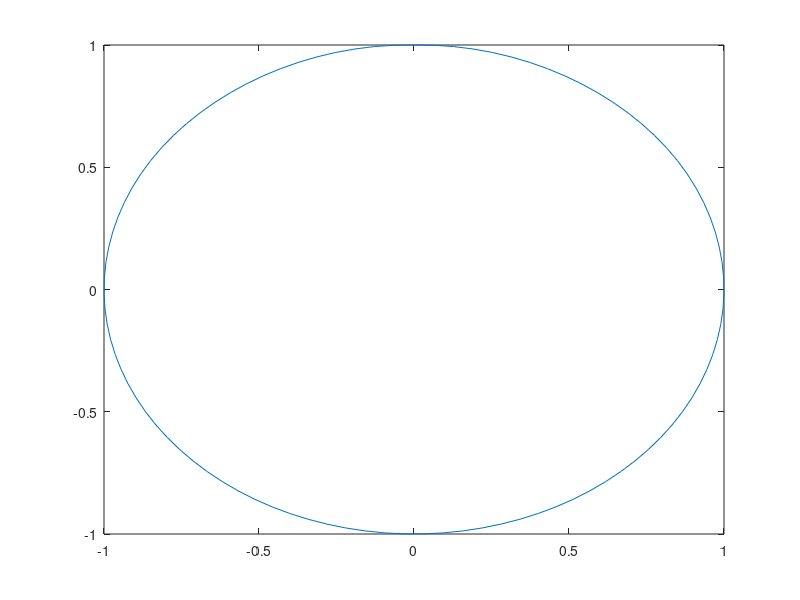

This chart was generated by the following MATLAB code:
% Exercice 8 (APE2)

% 8.1

X = sin((0:3)*pi/6);
Y = cos((0:3)*pi/6);

x = linspace(X(1), X(end), 100);
plot(X, Y, 'r*', x, spline(X, Y, x));

% 8.2

T = (0:3)*pi/6;

t = linspace(T(1), T(end), 100);
plot(spline(T, X, t), spline(T, Y, t));

% 8.3

T = (0:12)*pi/6;
X = sin(T);
Y = cos(T);

t = linspace(T(1), T(end), 100);
plot(spline(T, X, t), spline(T, Y, t));